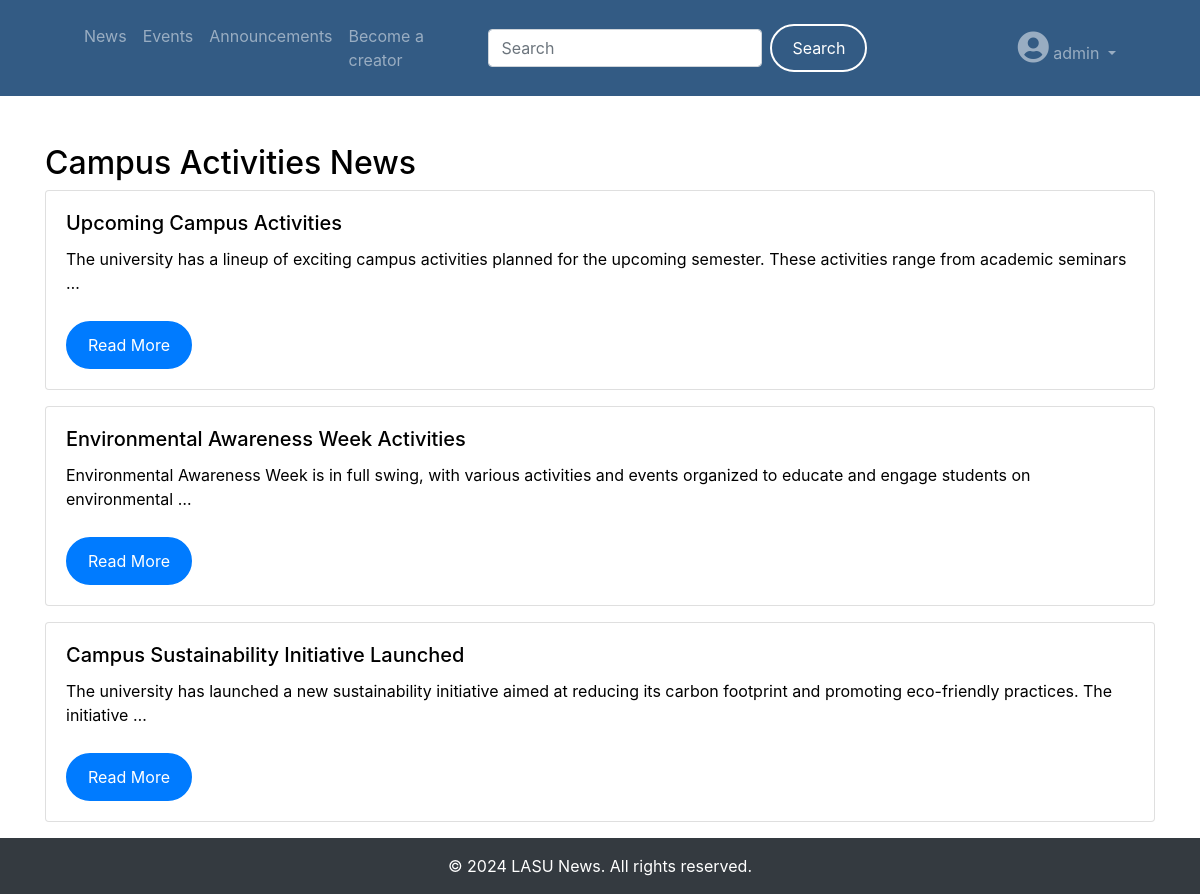
The page /news/category/4/ (signed in) on the database its author committed.
### students/models.py (models this page shows, shortened)
class CustomUser(AbstractUser):
    is_special_user = models.BooleanField(default=False)
    groups = models.ManyToManyField(
        Group,
        related_name='custom_user_set',
        blank=True,
        help_text=('The groups this user belongs to. A user will get all permissions '
                   'granted to each of their groups.'),
        verbose_name=('groups'),
    )
    user_permissions = models.ManyToManyField(
        Permission,
        related_name='custom_user_set',
        blank=True,
        help_text=('Specific permissions for this user.'),
        verbose_name=('user permissions'),
    )

### news/models.py (models this page shows, shortened)
class Category(models.Model):
    name = models.CharField(max_length=100)

class News(models.Model):
    title = models.CharField(max_length=200)
    content = models.TextField()
    image = models.ImageField(upload_to='news_images/', null=True, blank=True)
    video = models.FileField(upload_to='news_videos/', null=True, blank=True)
    author = models.ForeignKey(settings.AUTH_USER_MODEL, on_delete=models.CASCADE)
    category = models.ForeignKey(Category, on_delete=models.CASCADE)
    created_at = models.DateTimeField(auto_now_add=True)
    updated_at = models.DateTimeField(auto_now=True)

### news/views.py (the view)
# urls.py: path('category/<int:category_id>/', views.category_news_list, name='category_news_list'),
@login_required
def category_news_list(request, category_id):
    category = get_object_or_404(Category, id=category_id)
    news_items = News.objects.filter(category=category)
    categories = Category.objects.all()
    unseen_notifications_count = request.user.notifications.filter(is_read=False).count()
    return render(request, 'news/category_news_list.html', {'news_items': news_items, 'categories': categories, 'category': category, 'unseen_notifications_count': unseen_notifications_count})

### news/templates/news/category_news_list.html (shortened to what this page needs)
{% extends 'base.html' %}
{% block content %}
<div class="container mt-5">
    <h2>{{ category.name }} News</h2>
    {% for news_item in news_items %}
        <div class="card mb-3">
            <div class="card-body">
                <h5 class="card-title">{{ news_item.title }}</h5>
                <p class="card-text">{{ news_item.content|truncatewords:20 }}</p>
                <a href="{% url 'news:news_detail' news_item.pk %}" class="btn btn-primary">Read More</a>
            </div>
        </div>
    {% endfor %}
</div>
{% endblock %}

### templates/base.html (shortened to what this page needs)
{% load static %}
<!DOCTYPE html>
<html lang="en">
<head>
    <link href="https://stackpath.bootstrapcdn.com/bootstrap/4.5.2/css/bootstrap.min.css" rel="stylesheet">
    <link href="https://maxcdn.bootstrapcdn.com/bootstrap/4.5.2/css/bootstrap.min.css" rel="stylesheet">
    <link rel="stylesheet" href="{% static 'css/style.css' %}">
    <link rel="stylesheet" href="{% static 'css/bootstrap.min.css' %}">
    <link rel="stylesheet" href="https://cdnjs.cloudflare.com/ajax/libs/font-awesome/5.15.3/css/all.min.css">
</head>
<body>
    {% block nav %}
    <header class="masthead mb-auto">
        <div class="navbar-bg">
            <div class="container">
                <nav class="navbar navbar-expand-lg navbar-dark">
                    <div class="container-fluid">
                        <div class="collapse navbar-collapse" id="navbarNav">
                            <ul class="navbar-nav mr-auto">
                                {% if user.is_authenticated %}
                                    <li class="nav-item">
                                        <a class="nav-link {% if request.resolver_match.url_name == 'news_list' %}active{% endif %}"
                                            href="{% url 'news:news_list' %}">News</a>
                                    </li>
                                    <li class="nav-item">
                                        <a class="nav-link {% if request.resolver_match.url_name == 'event' %}active{% endif %}"
                                            href="{% url 'Event:event' %}">Events</a>
                                    </li>
                                    <li class="nav-item">
                                        <a class="nav-link {% if request.resolver_match.url_name == 'announcements' %}active{% endif %}"
                                            href="{% url 'Announcements:announcements' %}">Announcements</a>
                                    </li>
                                    <li class="nav-item">
                                        <a class="nav-link {% if request.resolver_match.url_name == 'apply_creator' %}active{% endif %}"
                                            href="{% url 'special_users:apply_creator' %}">Become a creator</a>
                                    </li>
                                {% else %}
                                    <li class="nav-item">
                                        <a class="nav-link {% if request.resolver_match.url_name == 'home' %}active{% endif %}"
                                            aria-current="page" href="{% url 'Home:home' %}">Home</a>
                                    </li>
                                {% endif %}
                            </ul>
                            {% if user.is_authenticated %}
                            <form class="form-inline my-2 my-lg-0 mx-auto" style="width: 50%;" method="GET" action="{% url 'search:search_results' %}">
                                <input class="form-control mr-sm-2" type="search" name="q" placeholder="Search" aria-label="Search" required>
                                <button class="btn btn-outline-success my-2 my-sm-0" type="submit">Search</button>
                            </form>
                            {% endif %}
                            <ul class="navbar-nav ml-auto">
                                {% if user.is_authenticated %}
                                    <li class="nav-item dropdown">
                                        <a class="nav-link dropdown-toggle" href="#" id="navbarDropdown" role="button"
                                            data-toggle="dropdown" aria-haspopup="true" aria-expanded="false">
                                            <i class="fas fa-user-circle fa-2x"></i> {{ user.username }}
                                        </a>
                                    </li>
                                {% endif %}
                            </ul>
                        </div>
                    </div>
                </nav>
            </div>
        </div>
    </header>
    {% endblock %}
</body>
    {% block content %}
    {% endblock %}
    <footer class="footer py-3 bg-dark text-white">
        <div class="container">
            <div class="row justify-content-center">
                <div class="col-md-6 text-center">
                    <p>&copy; {% now "Y" %} LASU News. All rights reserved.</p>
                </div>
            </div>
        </div>
    </footer>
</body>
</html>

### static/css/style.css (style rules this page uses)
body { background-color: #FFFFFF; color: black; margin: 0; height: 100vh; display: flex; flex-direction: column; }
.navbar-bg { background-color: rgba(0, 51, 102, 0.8); width: 100%; padding: 0.5rem 0; }
.navbar-nav .nav-link { color: white; transition: all 0.3s ease; }
.btn { color: white; background-color: transparent; border: 2px solid white; padding: 10px 20px; border-radius: 25px; transition: all 0.3s ease; }
.footer { background-color: #343a40; color: white; }
.footer p { margin: 0; }
.btn-primary { background-color: #007bff; border-color: #007bff; color: white; margin-top: 10px; }

### rows shown on the page
CustomUser: username "admin"
Category: name "Campus Activities"
News: title "Upcoming Campus Activities", content "The university has a lineup of exciting campus activities planned for the upcoming semester. These activities range from academic seminars …"
News: title "Environmental Awareness Week Activities", content "Environmental Awareness Week is in full swing, with various activities and events organized to educate and engage students on environmental …"
News: title "Campus Sustainability Initiative Launched", content "The university has launched a new sustainability initiative aimed at reducing its carbon footprint and promoting eco-friendly practices. The initiative …"
